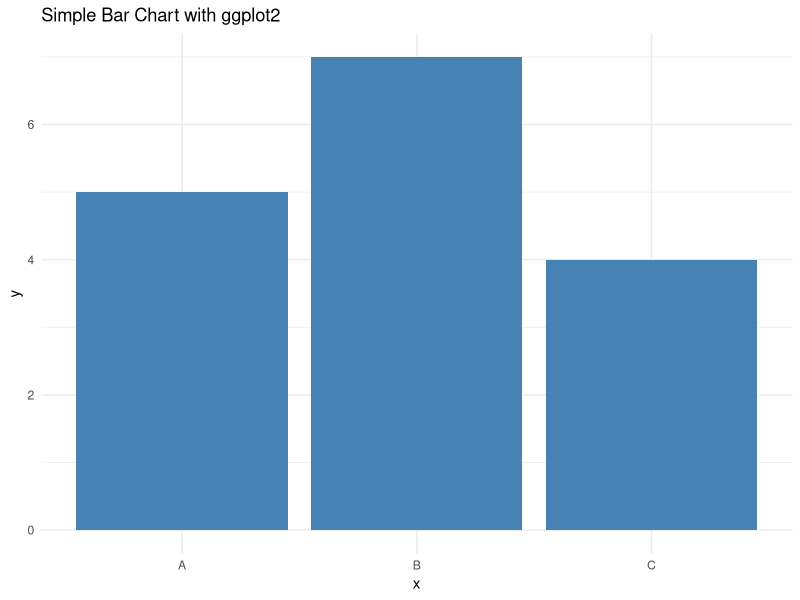

This chart was generated by the following R code:
library(ggplot2)

data <- data.frame(x = c("A", "B", "C"), y = c(5, 7, 4))
p <- ggplot(data, aes(x, y)) + 
  geom_bar(stat = "identity", fill = "steelblue") +
  theme_minimal() +
  ggtitle("Simple Bar Chart with ggplot2")

ggsave('results/eeb3cad3-8ba4-452f-8591-1cd5e7794789.png', plot=p)